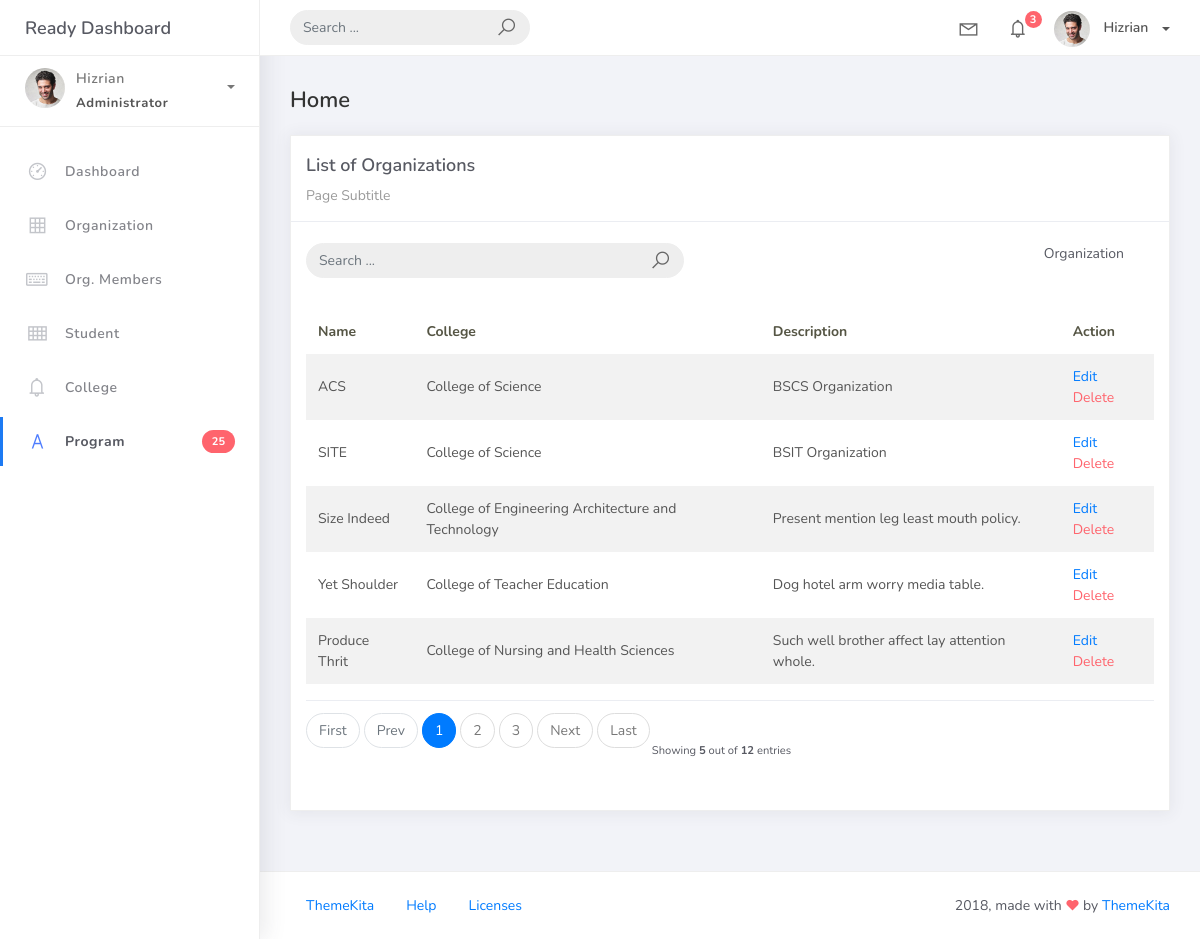
Screenshot of /organization_list with the database file from the repository.
### studentorg/models.py (models this page shows, shortened)
class BaseModel(models.Model):
    created_at = models.DateTimeField(auto_now_add=True, db_index=True)
    updated_at = models.DateTimeField(auto_now=True)
    class Meta:
        abstract = True

class Organization(BaseModel):
    name = models.CharField(max_length=250)
    college = models.ForeignKey(
        College, null=True, blank=True, on_delete=models.CASCADE
    )
    description = models.CharField(max_length=500)

class College(BaseModel):
    college_name = models.CharField(max_length=150)
    def __str__(self):
        return self.college_name

### studentorg/views.py (the view)
# urls.py: path('organization_list', OrganizationList.as_view(), name='organization-list'),
class OrganizationList(ListView):
    model = Organization
    context_object_name = 'organization'
    template_name = 'org_list.html'
    paginate_by = 5
    def get_queryset(self, *args, **kwargs):
        qs = super(OrganizationList, self).get_queryset(*args, **kwargs)
        if self.request.GET.get("q") != None:
            query = self.request.GET.get('q')
            qs = qs.filter(Q(name__icontains=query) |
                            Q(description__icontains=query))
        return qs

### templates/org_list.html (shortened to what this page needs)
{% extends 'base.html' %} {% load static %} {% block content %}
<div class="content">
    <div class="container-fluid">
        <h4 class="page-title">Home</h4>
        <div class="row">
            <div class="col-md-12">
                <div class="card">
                    <div class="card-header">
                        <div class="card-title">List of Organizations</div>
                        <div class="card-category">Page Subtitle</div>
                    </div>
                    <br />
                        <div class="col-md-12 row">
                            <div class="col-md-6">
                                <form class="navbar-left navbar-form nav-search mr-md-3" action=" { % url 'organization-list' % } ">
                                    <div class="input-group">
                                        <input type="text" placeholder="Search ..." class="form-control" name="q" />
                                        <div class="input-group-append">
                                        <span class="input-group-text">
                                            <i class="la la-search search-icon"></i>
                                        </span>
                                    </div>
                                </div>
                            </form>
                        </div>
                        <div class="col-md-6">
                            <div class="pull-right">
                                Organization</a>
                            </div>
                        </div>
                    </div>
                    <div class="card-body">
                        <table class="table table-striped mt-3">
                            <thead>
                                <tr>
                                    <th scope="col">Name</th>
                                    <th scope="col">College</th>
                                    <th scope="col">Description</th>
                                    <th scope="col">Action</th>
                                </tr>
                            </thead>
                            <tbody>
                                {% for object in object_list %}
                                <tr>
                                    <td>{{ object.name }}</td>
                                    <td>{{ object.college }}</td>
                                    <td>{{ object.description }}</td>
                                    <td>
                                        <a href="organization_list/{{ object.id }}">Edit</a>
                                        <a href="organization_list/{{ object.id }}/delete" class="text-danger">Delete</a>
                                    </td>
                                    </tr>
                                {% endfor %}
                            </tbody>
                        </table>
                        {% include 'includes/pagination.html' %}
                    </div>
                </div>
            </div>
        </div>
    </div>
</div>
{% endblock %}

### rows the page displays
Organization: name "ACS", college "College of Science", description "BSCS Organization"
Organization: name "SITE", college "College of Science", description "BSIT Organization"
Organization: name "Size Indeed", college "College of Engineering Architecture and Technology", description "Present mention leg least mouth policy."
Organization: name "Yet Shoulder", college "College of Teacher Education", description "Dog hotel arm worry media table."
Organization: name "Produce Thrit", college "College of Nursing and Health Sciences", description "Such well brother affect lay attention whole."

### other values shown
{{ page_num }} "1"
{{ page_num }} "2" "3"
{{ object_list.count }} "5"
{{ paginator.count }} "12"
